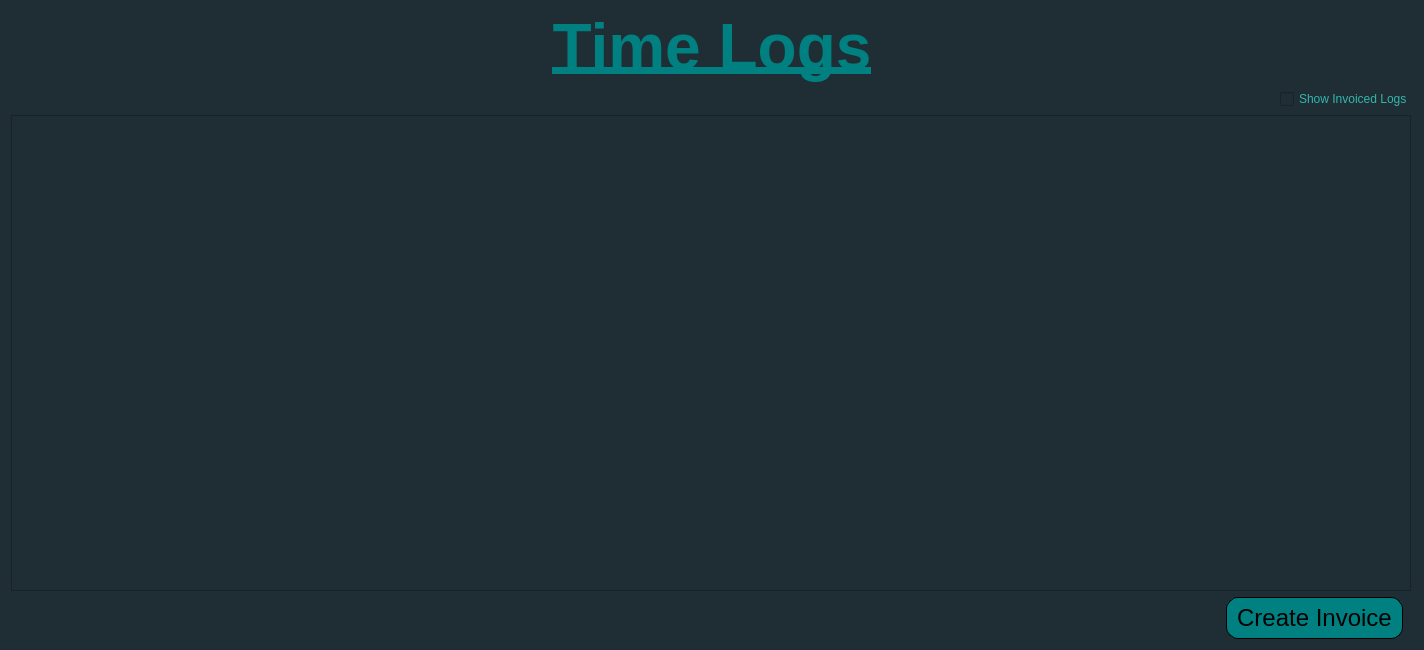
<?xml version="1.0" encoding="UTF-8"?>
<ui version="4.0">
 <class>ViewTimeEntriesWindow</class>
 <widget class="QWidget" name="ViewTimeEntriesWindow">
  <property name="geometry">
   <rect>
    <x>0</x>
    <y>0</y>
    <width>1424</width>
    <height>650</height>
   </rect>
  </property>
  <property name="sizePolicy">
   <sizepolicy hsizetype="Fixed" vsizetype="Fixed">
    <horstretch>0</horstretch>
    <verstretch>0</verstretch>
   </sizepolicy>
  </property>
  <property name="minimumSize">
   <size>
    <width>900</width>
    <height>450</height>
   </size>
  </property>
  <property name="windowTitle">
   <string>Form</string>
  </property>
  <property name="styleSheet">
   <string notr="true">QWidget{
	background-color: #1E2E34;
}</string>
  </property>
  <layout class="QVBoxLayout" name="verticalLayout">
   <item>
    <widget class="QLabel" name="timeLogsLabel">
     <property name="minimumSize">
      <size>
       <width>550</width>
       <height>60</height>
      </size>
     </property>
     <property name="font">
      <font>
       <pointsize>48</pointsize>
       <bold>true</bold>
       <underline>true</underline>
      </font>
     </property>
     <property name="styleSheet">
      <string notr="true">QLabel{
	color: #008080;
}</string>
     </property>
     <property name="text">
      <string>Time Logs</string>
     </property>
     <property name="alignment">
      <set>Qt::AlignmentFlag::AlignCenter</set>
     </property>
    </widget>
   </item>
   <item alignment="Qt::AlignmentFlag::AlignRight">
    <widget class="QCheckBox" name="showInvoicedCheckBox">
     <property name="styleSheet">
      <string notr="true">QCheckBox{
	color: #35B5AC;
}</string>
     </property>
     <property name="text">
      <string>Show Invoiced Logs</string>
     </property>
    </widget>
   </item>
   <item>
    <widget class="QTableView" name="timeEntriesTableView">
     <property name="sizePolicy">
      <sizepolicy hsizetype="Fixed" vsizetype="Expanding">
       <horstretch>0</horstretch>
       <verstretch>0</verstretch>
      </sizepolicy>
     </property>
     <property name="minimumSize">
      <size>
       <width>1400</width>
       <height>0</height>
      </size>
     </property>
     <property name="styleSheet">
      <string notr="true">QTableView{
	color: #89D5D2;
}</string>
     </property>
     <property name="alternatingRowColors">
      <bool>true</bool>
     </property>
    </widget>
   </item>
   <item alignment="Qt::AlignmentFlag::AlignRight|Qt::AlignmentFlag::AlignVCenter">
    <widget class="QPushButton" name="createInvoiceBtn">
     <property name="font">
      <font>
       <pointsize>18</pointsize>
      </font>
     </property>
     <property name="styleSheet">
      <string notr="true">QPushButton{
	border-radius: 12px;
	border: 1px solid black;
	border-style: solid;
	min-width: 60px;
	min-height: 30px;
	padding: 5px 10px;
	margin-left: 5px;
	margin-right: 10px;
	background-color: #008080;
	color: black;
}

QPushButton:hover {
	background-color: #006666;
}

QPushButton:pressed {
	background-color: #004D4D;
}</string>
     </property>
     <property name="text">
      <string>Create Invoice</string>
     </property>
    </widget>
   </item>
  </layout>
 </widget>
 <resources/>
 <connections/>
</ui>
